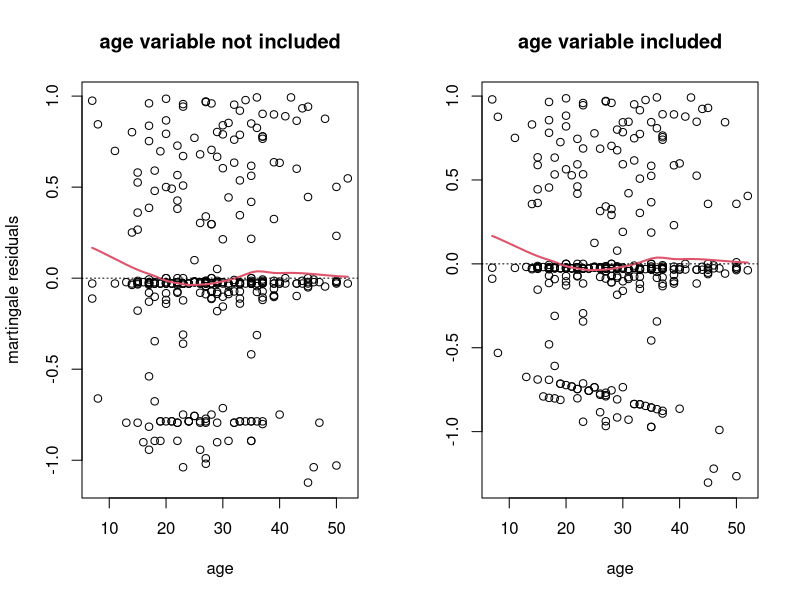
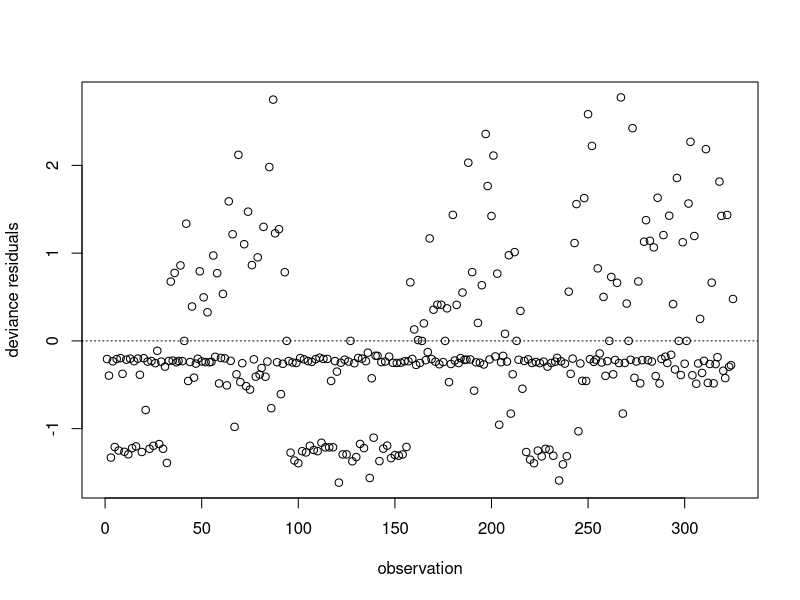
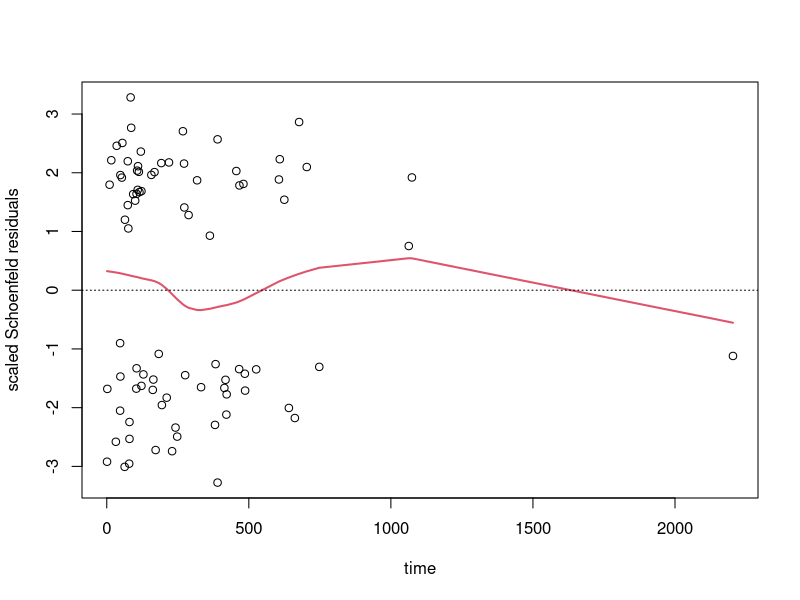

Recreate these plots in R, in order.
## ---- chunk 1
# Clear environment
rm(list=ls())

# Setup options
knitr::opts_chunk$set(echo=FALSE, warning=FALSE, message=FALSE, results='hide')
options(knitr.kable.NA = '-', digits = 2)
labs = knitr::all_labels()
labs = labs[!labs %in% c("setup", "allcode")]
## ---- chunk 2
# Load relevant packages
library(survival)  # survival models
library(dplyr)     # data manipulation
library(broom)     # combine and reshape model output
library(ggplot2)   # data visualization

theme_set(theme_bw())

# Load data
bmt <- read.csv("../data/bmt.csv")
dim(bmt) # 137 rows, 22 columns
names(bmt)

# Handle missing data (there is none)
anyNA(bmt)

## ---- chunk 3
## Helper function to extract model results
get_robustci <- function (model, var=NULL, alpha=0.1) {
  # Organize model results
  tidy_model <- broom::tidy(model)
  # If desired, filter the results to a specific variable
  if (!is.null(var)) tidy_model = tidy_model %>% dplyr::filter(term==var)
  coef = tidy_model$estimate
  std.error = tidy_model$std.error
  robust.se = tidy_model$robust.se
  crit.val = qnorm(alpha/2, lower.tail=F)
  
  res <- list(
    term = tidy_model$term,
    # Exponentiate coefficient
    estimate = exp(coef), 
    std.error = std.error,
    robust.se = robust.se,
    # Robust confidence interval
    conf.low = exp(coef - crit.val*robust.se), 
    conf.high = exp(coef + crit.val*robust.se)
    )
  
  return(res)
}

## ---- chunk 4
## Restructing dataframe to including indicators of competing risks and
## time-varing covariates
tbmt <- survival::tmerge(
  data1 = bmt, data2 = bmt, id = id,
  # Death
  death = event(ts, deltas),
  # Relapse
  relapse = event(tdfs, deltar),
  # Death or relapse
  death.relapse = event(tdfs, deltadfs),  
  # Occurrence of aGVHD
  post.agvhd = tdc(ta),
  # Occurrence of platelet recovery
  post.recovery = tdc(tp)
  )

# Calculate survival times for distinct end points
death.relapse_surv <- with(tbmt, survival::Surv(tstart, tstop, death.relapse))
relapse_surv <- with(tbmt, Surv(tstart, tstop, relapse))

## ---- chunk 5
#####################
#### DIRECTIVE 4 ####
#####################

## Investigating acute graft-versus-host disease (aGVHD)
# HR of disease-free survival associated with the occurrence of aGVHD 
coxfit1 <- survival::coxph(death.relapse_surv ~ post.agvhd + cluster(id),
                           data=tbmt)

tidy(coxfit1, conf.int=TRUE, conf.level=0.90, exponentiate=TRUE)[-c(5,6)]
get_robustci(coxfit1, "post.agvhd")[-1] %>% sapply(round, 4)

# HR of relapse-free survival associated with the occurrence of aGVHD 
coxfit2 <- coxph(relapse_surv ~ post.agvhd + cluster(id), data=tbmt)

tidy(coxfit2, conf.int=TRUE, conf.level=0.90, exponentiate=TRUE)[-c(5,6)]
get_robustci(coxfit2, "post.agvhd")[-1] %>% sapply(round, 4)

## ---- chunk 6
## Diagnostics

# Martingale residuals (form of patient age)
coxfit <- coxph(death.relapse_surv ~ post.agvhd + age + cluster(id), data=tbmt)
coxfit2 <- coxph(death.relapse_surv ~ post.agvhd + cluster(id), data=tbmt)
mgresid1 <- residuals(coxfit, type="martingale")
mgresid2 <- residuals(coxfit2, type="martingale")
agevals <- tbmt$age

par(mfrow=c(1,2)) # set to print two plots side-by-side
plot(agevals, mgresid2,
     xlab="age", ylab="martingale residuals", # ylim=c(-1,1),
     main="age variable not included")
mgresid1.loess = loess(mgresid1 ~ agevals, degree=1)
lines(sort(agevals), predict(mgresid1.loess, sort(agevals)), col=2, lwd=2)
abline(h=0, lty=3)

plot(agevals, mgresid1,
     xlab="age", ylab="", main="age variable included")
mgresid1.loess = loess(mgresid1 ~ agevals, degree=1)
lines(sort(agevals), predict(mgresid1.loess, sort(agevals)), col=2, lwd=2)
abline(h=0, lty=3)
par(mfrow=c(1,1)) # reset to print a single plot

# Deviance residuals (identifying outliers)
coxfit <- coxph(death.relapse_surv ~ post.agvhd + age + cluster(id), data=tbmt)
devresid = residuals(coxfit, type="deviance")
plot(1:coxfit$n, devresid, xlab="observation", ylab="deviance residuals")
abline(h=0, lty=3)

# Schoenfeld residuals (assessing proportional hazards)
coxfit <- coxph(death.relapse_surv ~ cmv + age + cluster(id), data=tbmt)
schoenresid = residuals(coxfit, type="scaledsch")
times = as.numeric(rownames(schoenresid))

plot(times, schoenresid[,1], xlab="time", ylab="scaled Schoenfeld residuals")
schoenresid.loess = loess(schoenresid[,1] ~ times, degree=1)
lines(unique(times), predict(schoenresid.loess, unique(times)), col=2, lwd=2)
abline(h=0, lty=3)

# Assessing proportional hazards of a time-varying covariate
coxfit.tv = coxph(death.relapse_surv ~ tt(post.agvhd) + post.agvhd, 
                  tt = function(x,t,...) x*t,
                  data=tbmt)
summary(coxfit.tv)$coef

## ---- chunk 7
#####################
#### DIRECTIVE 7 ####
#####################

## Investigating return of platelet counts to a normal level
# HR of disease-free survival associated with platelet recovery
coxfit <- coxph(death.relapse_surv ~ post.recovery + cluster(id),
                data=tbmt)
tidy(coxfit, conf.int=TRUE, conf.level=0.90, exponentiate=TRUE)[-c(5,6)]
get_robustci(coxfit, "post.recovery")[-1] %>% sapply(round, 4)


# HR of relapse-free survival associated with platelet recovery
coxfit <- coxph(relapse_surv ~ post.recovery + cluster(id),
                data=tbmt)
tidy(coxfit, conf.int=TRUE, conf.level=0.90, exponentiate=TRUE)[-c(5,6)]
get_robustci(coxfit, "post.recovery")[-1] %>% sapply(round, 4)

## ---- chunk 8
## Diagnostics


